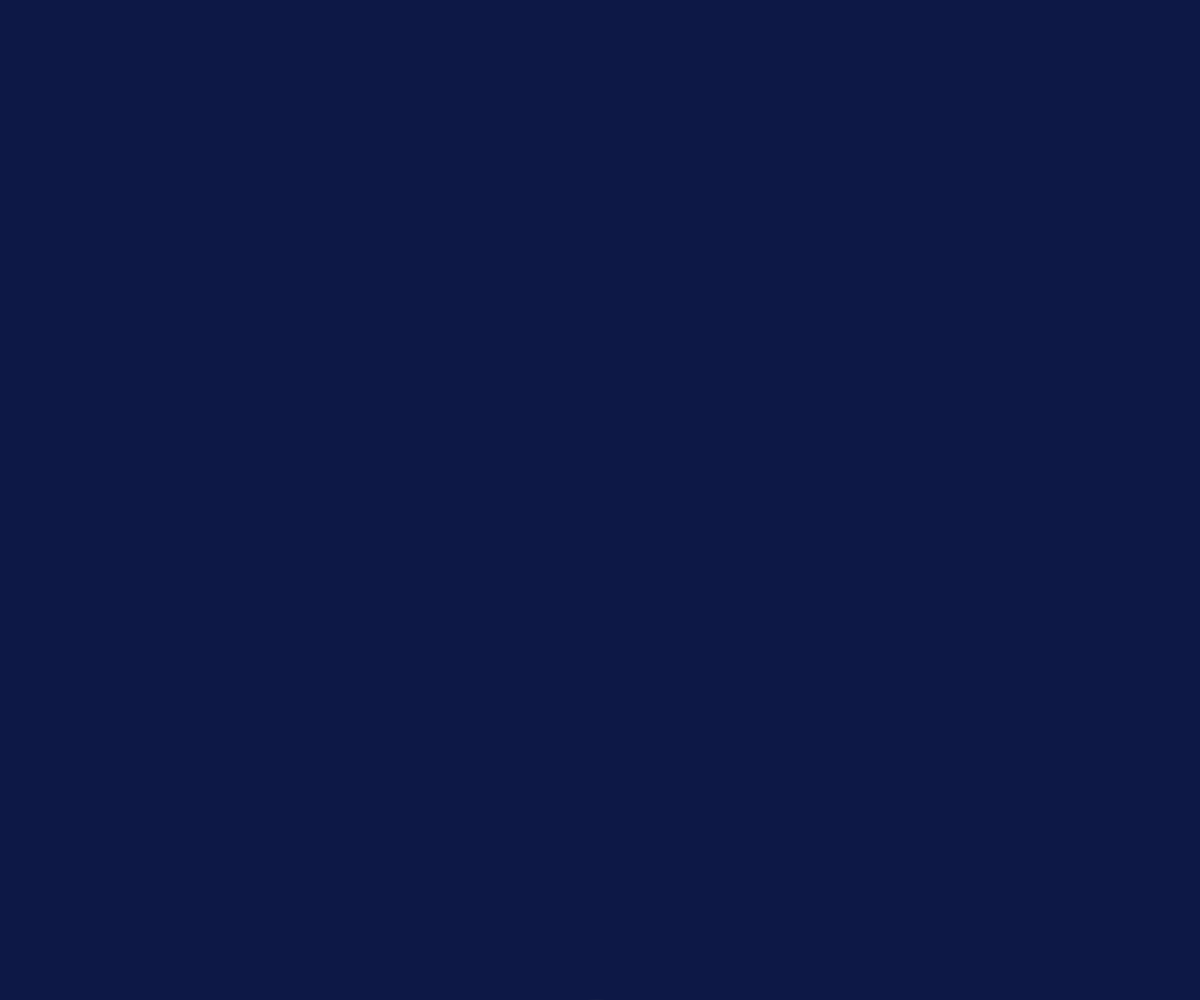
Frame 1 (no input)
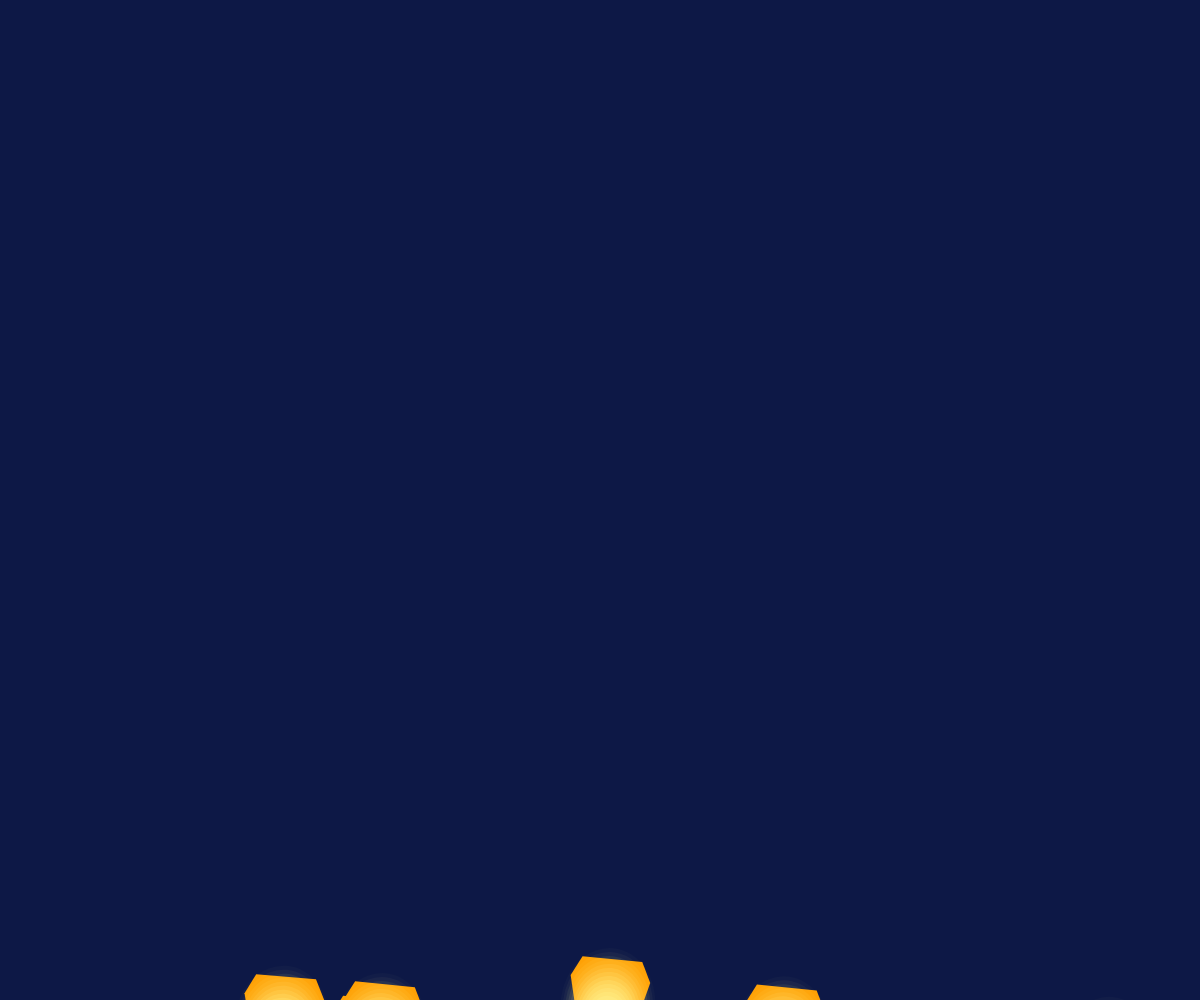
Frame 60 (no input)
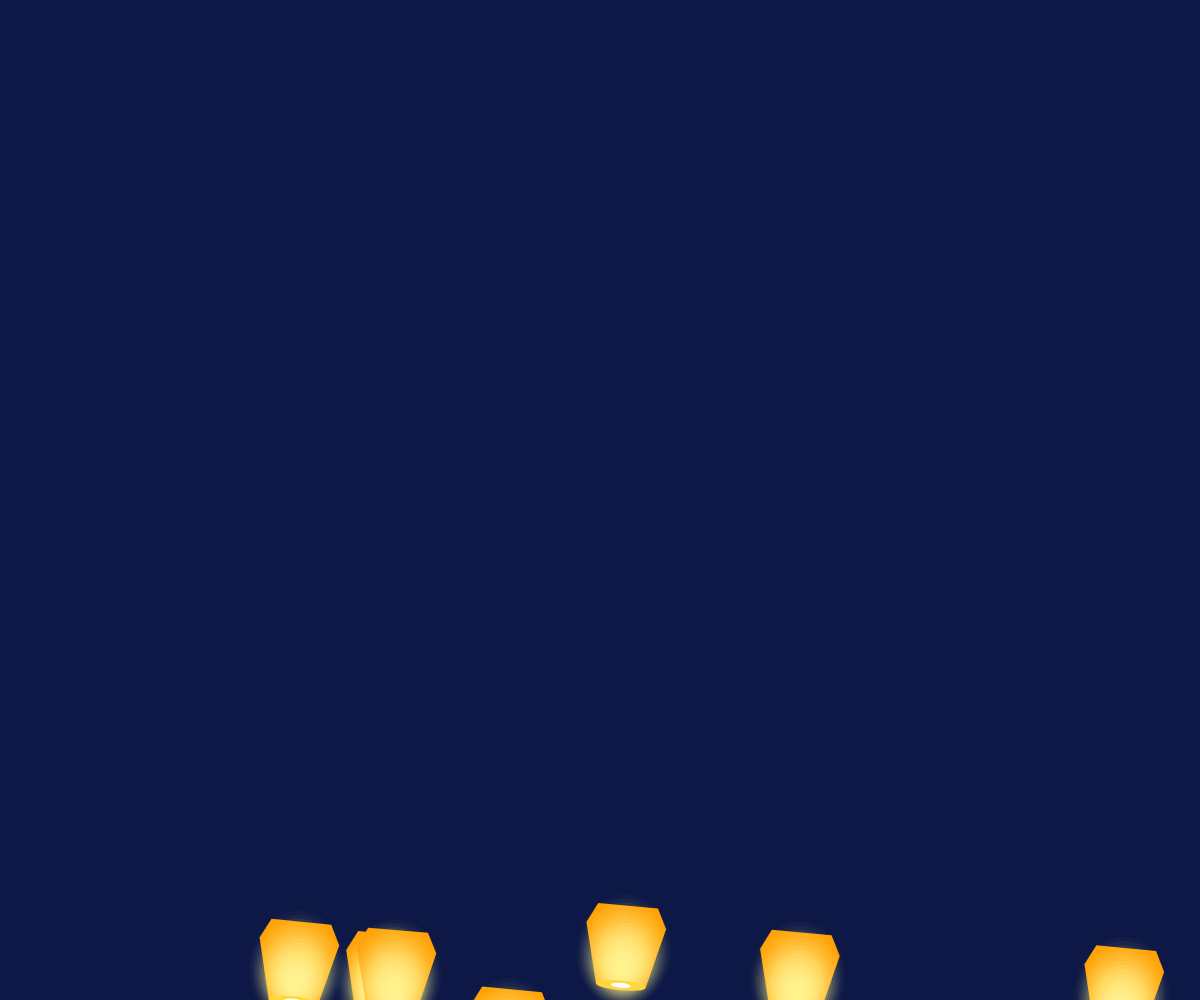
Frame 120 (the mouse pressed at the canvas centre since frame 60)

The p5.js sketch that drew these frames (run headless with seeded random() and noise() and a simulated clock; from frame 60 on, the mouse is pressed at the canvas centre):

// p5.js sketch
// ── sketch.js
let lanterns = [];

function setup() {
  createCanvas(windowWidth, windowHeight);

  for(let i=0; i< 30; i++){
    lanterns.push(new Lantern(random(0,width-100), height + random(0, height)));
  }
}

function draw() {
  background('#0D1846');

  for(let i=0; i< lanterns.length; i++){
    lanterns[i].display();
  }
}

class Lantern {
  constructor(x,y){
    this.x = x;
    this.y = y;
    this.xoff = random(0,10);
    this.yoff = random(0,10);
  }

  display(){
    this.xoff = this.xoff + 0.1;
    this.yoff = this.yoff + 0.1;

    if(this.x > 0 && this.y > -200){

    this.x = this.x + noise(this.xoff)/2;
    this.y = this.y - noise(this.yoff)*2;

  } else {
    this.x = random(0,width*0.75);
    this.y = height + 100;
  }

  push();
  translate(this.x,this.y);
  rotate(sin(this.xoff/10)/10);

  fill('#FF9F02');
  noStroke();

  beginShape();

  vertex(-40,0);
  vertex(-25,60);
  vertex(25,60);
  vertex(40,0);
  vertex(30,-20);
  vertex(-30,-20);
  vertex(-40,0);

  endShape();

  for(let i=0;i<100;i=i+5){
    fill(255,240,145,100-i);
    ellipse(0,45-i/5,i,i*1.2);
  }

  fill('#FFD73D');
  ellipse(0,60,50,10);

  fill(255);
  ellipse(0,60,20,5);

  pop();
  }
}
